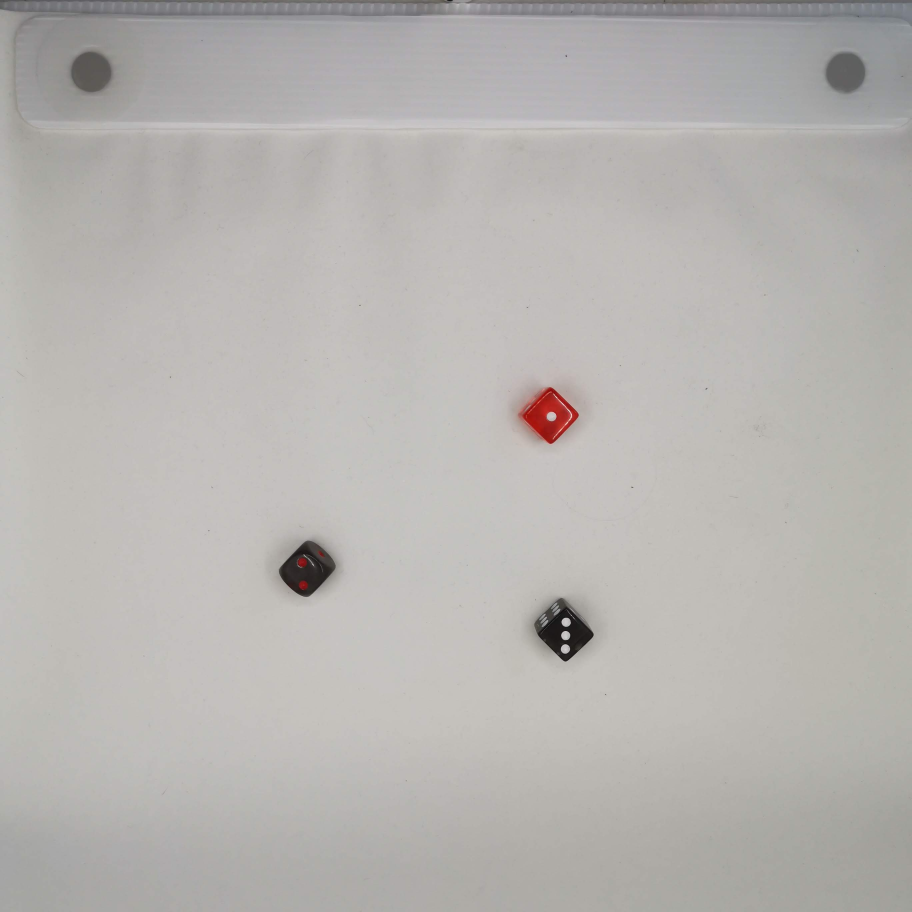
#> input picture examen_u2/imgexamenu2/img/img/imgexamenu2/IMG_20191209_100614.jpg, 2736 x 2736 px (shown at 1/3 size)
$ python -i examen_u2.py   (imports and definitions only)
#> lines starting #> are read from the running program, lines starting #| are printed output that depends on the picture; after the words box and inside, x2 and y2 are one past the last pixel; in counts of white or black regions, pixels touching at a corner belong together
#> further down, picture is the input picture: shape (2736, 2736, 3); mean B, G, R 177, 179.8, 182.6
import cv2
import numpy as np
import os


# PREPROCESAMIENTO

def preprocesar_imagen(img):
    gray = cv2.cvtColor(img, cv2.COLOR_BGR2GRAY)

    clahe = cv2.createCLAHE(clipLimit=2.5, tileGridSize=(8,8))
    gray = clahe.apply(gray)
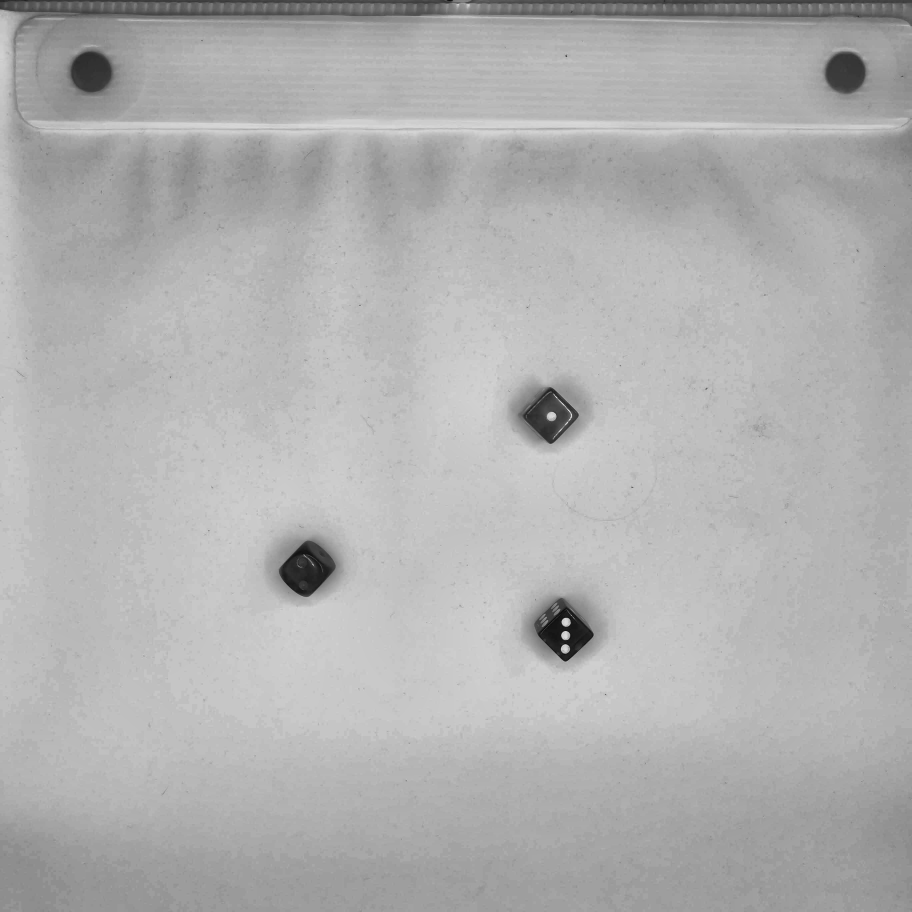
#> gray: shape (2736, 2736) (shown at 1/3 size); min 1, max 248, mean 176.8

    blur = cv2.GaussianBlur(gray, (5,5), 0)

    thresh = cv2.adaptiveThreshold(
        blur, 255,
        cv2.ADAPTIVE_THRESH_GAUSSIAN_C,
        cv2.THRESH_BINARY_INV,
        11, 2
    )
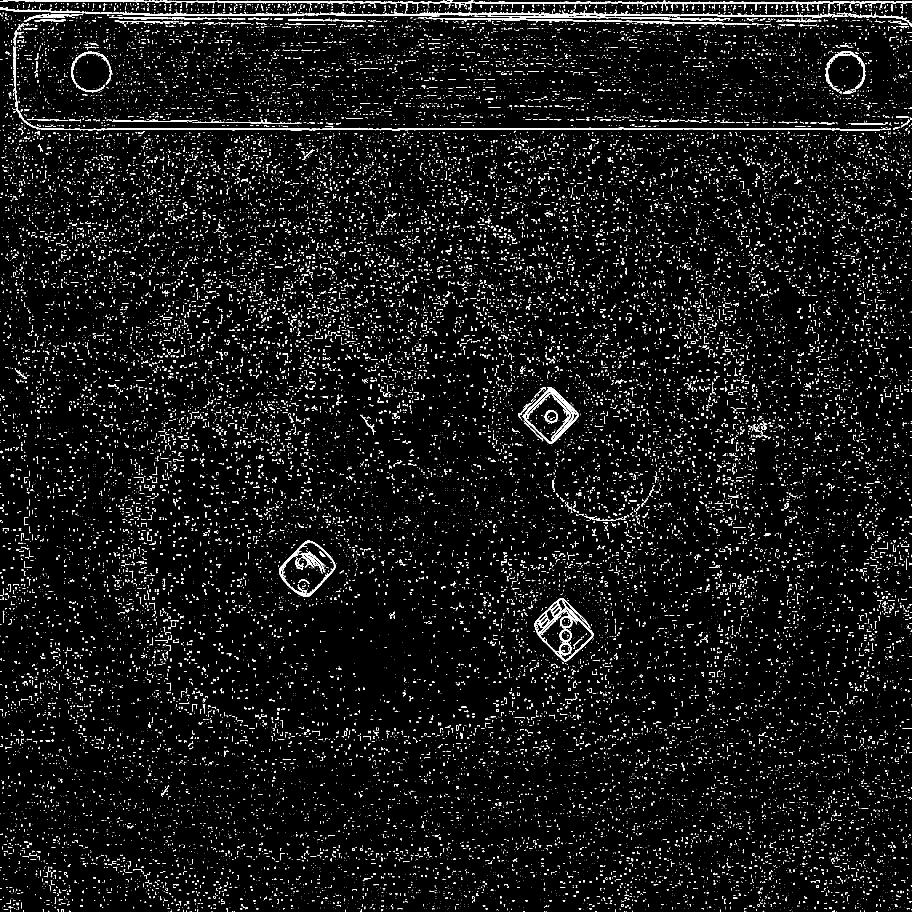
#> thresh: shape (2736, 2736) (shown at 1/3 size); 4.5% white in thin lines or dots

    kernel = np.ones((3,3), np.uint8)
    morph = cv2.morphologyEx(thresh, cv2.MORPH_CLOSE, kernel, iterations=2)
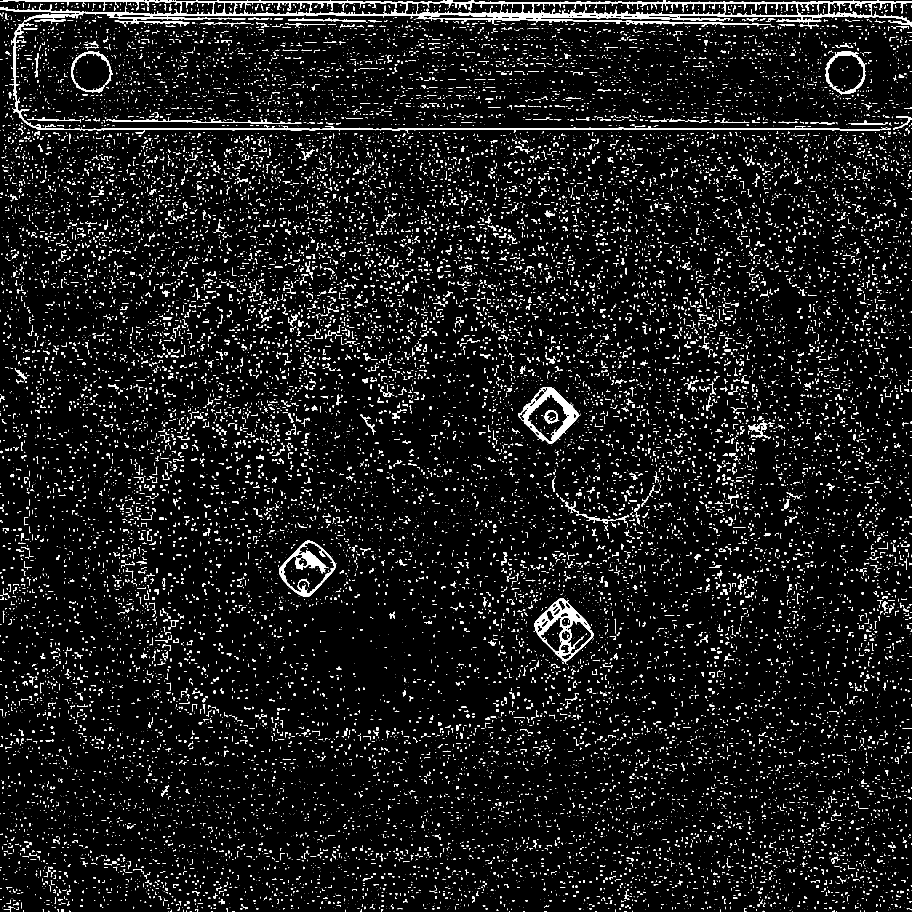
#> morph: shape (2736, 2736) (shown at 1/3 size); 5.7% white; 21845 white regions (16042 under 20 px), largest, box (x1, y1, x2, y2) and area: (0, 0, 2736, 403) 62951, (1603, 1794, 1781, 1992) 8411, (1554, 1161, 1741, 1332) 7754

    return morph


# -------------------------------
# DETECCIÓN DE DADOS
# -------------------------------
# [155 lines left out: functions detectar_dados, contar_puntos, leer_valores_reales, procesar_carpeta, not called in this run]


# EJECUCIÓN

carpeta_imagenes = "imgexamenu2"
carpeta_annotations = "Annotations"

# [1 line not run here, left out]

>>> import cv2
>>> picture = cv2.imread('imgexamenu2/img/img/imgexamenu2/IMG_20191209_100614.jpg')
>>> result = preprocesar_imagen(picture)
